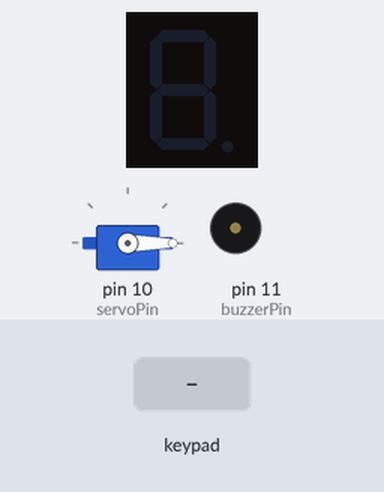
The sketch below on a simulated Arduino Uno, built with avr-gcc and run on an emulated ATmega328P. Shown: 1-digit seven-segment display, servo, buzzer (waves = sounding). Wiring (inferred from the names in the program): 1-digit 7-segment display, segments lit when LOW: segments pin 2, pin 3, pin 4, pin 5, pin 6, pin 7, pin 8, pin 9. The inputs (shaded band) are chosen by the test bench. The segment pins are drawn as the display they are named for; what the sketch prints to the serial monitor is not drawn.

Above: at 1.2 s.
1.3 s: keypad keys 1 2 3 4 A B pressed 0.4 s apart
At 3.15 s:
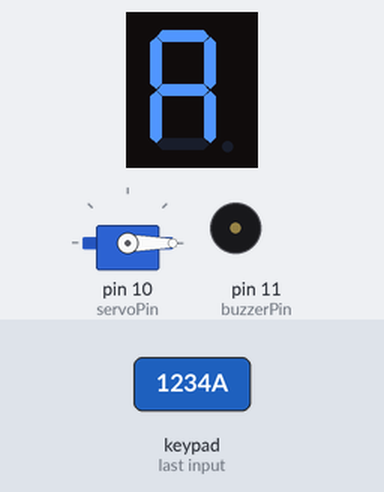
5.2 s: key 'C' pressed
At 8.01 s:
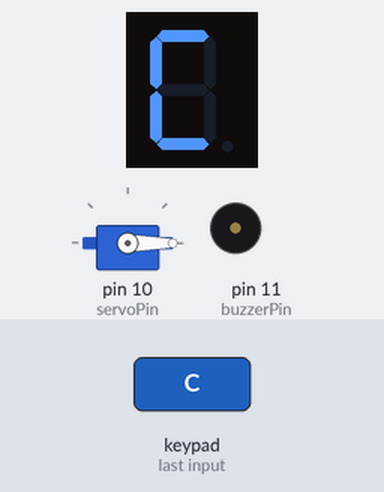
8.2 s: key '*' pressed
At 9.5 s:
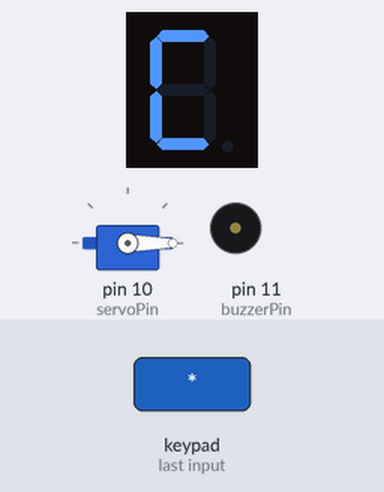
9.8 s: keypad keys 1 2 3 4 A B # pressed 0.4 s apart
At 14.1 s:
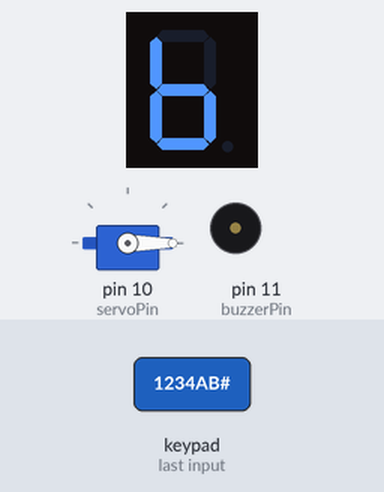
14.4 s: key 'D' pressed
At 15.7 s:
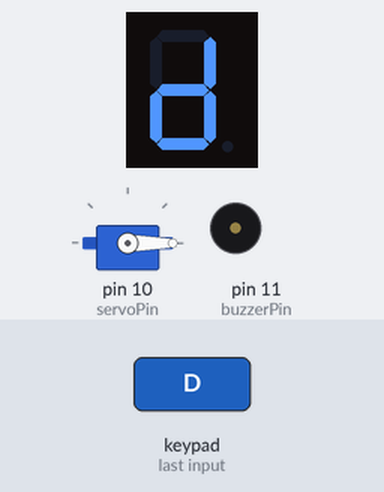
16.0 s: keypad keys 1 2 3 4 A B * pressed 0.4 s apart
At 16.9 s:
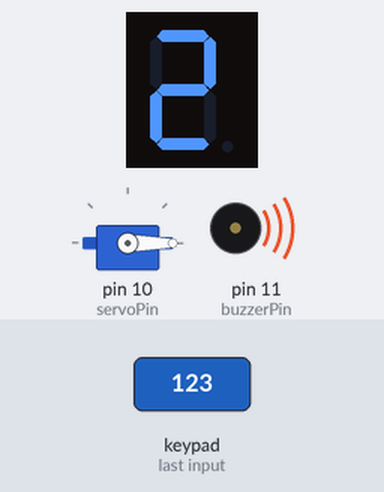
Timing chart, 0 to 20.3 s (numbered marks = the images above; inputs shaded):
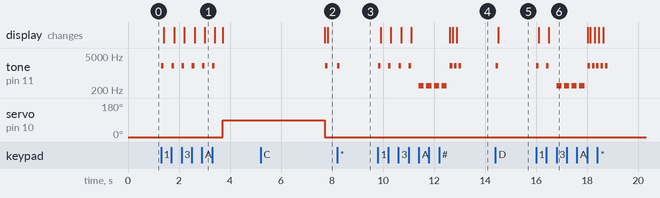

The sketch:

DigiLock.ino
```cpp
#include <Keypad.h>
#include <Servo.h>

// === KEYPAD SETUP ===
const byte ROWS = 4;
const byte COLS = 4;
char keys[ROWS][COLS] = {
  {'1','2','3','A'},
  {'4','5','6','B'},
  {'7','8','9','C'},
  {'*','0','#','D'}
};
byte rowPins[ROWS] = {A0, A1, A2, A3};
byte colPins[COLS] = {A4, A5, 12, 13};
Keypad keypad = Keypad(makeKeymap(keys), rowPins, colPins, ROWS, COLS);

// === PASSWORD ===
String password = "1234AB";
String input = "";
int wrongAttempts = 0;

// === SERVO ===
Servo myServo;
const int servoPin = 10;

// === BUZZER ===
const int buzzerPin = 11;

// === 7-SEGMENT DISPLAY (Common Anode) ===
int segPins[8] = {2, 3, 4, 5, 6, 7, 8, 9}; // last one is dp
const byte digits[16][8] = {
  {0, 0, 0, 0, 0, 0, 1, 1}, // 0
  {1, 0, 0, 1, 1, 1, 1, 1}, // 1
  {0, 0, 1, 0, 0, 1, 0, 1}, // 2
  {0, 0, 0, 0, 1, 1, 0, 1}, // 3
  {1, 0, 0, 1, 1, 0, 0, 1}, // 4
  {0, 1, 0, 0, 1, 0, 0, 1}, // 5
  {0, 1, 0, 0, 0, 0, 0, 1}, // 6
  {0, 0, 0, 1, 1, 1, 1, 1}, // 7
  {0, 0, 0, 0, 0, 0, 0, 1}, // 8
  {0, 0, 0, 0, 1, 0, 0, 1}, // 9
  {0, 0, 0, 1, 0, 0, 0, 1}, // A
  {1, 1, 0, 0, 0, 0, 0, 1}, // B
  {0, 1, 1, 0, 0, 0, 1, 1}, // C
  {1, 0, 0, 0, 0, 1, 0, 1}, // D
  {0, 1, 1, 0, 0, 0, 0, 1}, // E
  {0, 1, 1, 1, 0, 0, 0, 1}  // F
};

void setup() {
  Serial.begin(9600);
  myServo.attach(servoPin);
  myServo.write(0); // Locked

  pinMode(buzzerPin, OUTPUT);
  digitalWrite(buzzerPin, LOW);

  for (int i = 0; i < 8; i++) {
    pinMode(segPins[i], OUTPUT);
    digitalWrite(segPins[i], HIGH); // Turn OFF (common anode)
  }
}

void loop() {
  char key = keypad.getKey();

  if (key) {
    playKeyBeep(); // Beep on key press

    Serial.print(key); // Live print to MATLAB
    input += key;
    displayChar(key);

    if (input.length() == 6) {
      delay(300);
      if (input == password) {
        correctAction();
        wrongAttempts = 0;
      } else {
        wrongAttempts++;
        wrongAction();  // Beep 4 times
        clearDisplay(); // Turn OFF display after incorrect
      }
      input = ""; // Reset input
    }
  }

  if (wrongAttempts >= 6) {
    tone(buzzerPin, 1000); // Long warning beep
  }
}

// === BEEP FOR KEY ===
void playKeyBeep() {
  tone(buzzerPin, 2000); // High-pitch
  delay(100);
  noTone(buzzerPin);
}

// === WRONG ACTION ===
void wrongAction() {
  for (int i = 0; i < 4; i++) {
    tone(buzzerPin, 300); // Low-pitch
    delay(200);
    noTone(buzzerPin);
    delay(100);
  }
}

// === CORRECT ===
void correctAction() {
  myServo.write(90); // Unlock
  showDot();          // Show dot
  delay(4000);        // Wait
  myServo.write(0);   // Lock again
  clearDisplay();     // Clear after unlock
}

// === DISPLAY ===
void displayChar(char ch) {
  int index = -1;
  if (ch >= '0' && ch <= '9') index = ch - '0';
  else if (ch >= 'A' && ch <= 'F') index = ch - 'A' + 10;

  if (index != -1) {
    for (int i = 0; i < 8; i++) {
      digitalWrite(segPins[i], digits[index][i]);
    }
  }
}

void showDot() {
  for (int i = 0; i < 7; i++) digitalWrite(segPins[i], HIGH); // Turn off all segments
  digitalWrite(segPins[7], LOW); // Turn on dot
}

void clearDisplay() {
  for (int i = 0; i < 8; i++) digitalWrite(segPins[i], HIGH);
}
```

Measured:
- after the input at 1.3 s, tone on pin 11 (buzzerPin): alternates 2000 Hz for 0.10 s and silent for 0.30 s, 12 changes in all, then stays silent, starting at once; servo on pin 10 (servoPin): 0° → 90° after 2.4 s; the display: first changes after 0.11 s (image 1 shows a later state)
- after the input at 5.2 s, tone on pin 11 (buzzerPin): silent → 2000 Hz after 2.5 s, → silent 0.10 s later; the display: first differs from a run without the input after 2.6 s (image 2)
- after the input at 8.2 s, tone on pin 11 (buzzerPin): silent → 2000 Hz at once, → silent 0.10 s later
- after the input at 9.8 s, tone on pin 11 (buzzerPin): plays 2000 Hz for 0.10 s, 2000 Hz for 0.10 s, 2000 Hz for 0.10 s, 2000 Hz for 0.10 s, 300 Hz for 0.20 s, 300 Hz for 0.20 s … (11 notes in this stretch), starting at once; the display: first changes after 0.11 s (image 4 shows a later state)
- after the input at 14.4 s, tone on pin 11 (buzzerPin): silent → 2000 Hz at once, → silent 0.10 s later; the display: changes after 0.11 s (image 5)
- after the input at 16.0 s, tone on pin 11 (buzzerPin): plays 2000 Hz for 0.10 s, 2000 Hz for 0.10 s, 300 Hz for 0.20 s, 300 Hz for 0.20 s, 300 Hz for 0.20 s, 300 Hz for 0.20 s … (11 notes in this stretch), starting at once; the display: first changes after 0.11 s (image 6 shows a later state)
